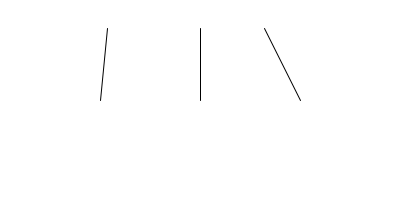
Frame 1 (no input)
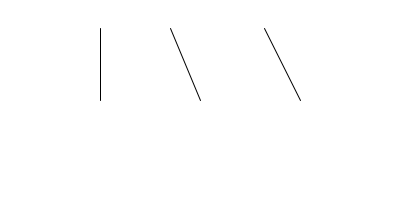
Frame 60 (the mouse pressed at the canvas centre just before this capture)
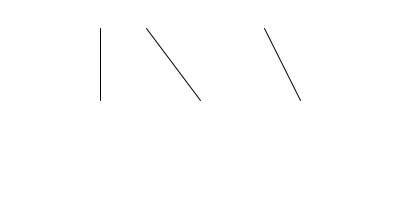
Frame 120 (the mouse held since frame 60 and released just before this capture)

The Processing sketch that drew these frames (run headless with seeded random() and noise(); from frame 60 on, the mouse is pressed at the canvas centre):

// Processing sketch: ModernArtClockDisplayDispDi
// ── ModernArtClockDisplayDispDi.pde
/* @pjs transparent=true; */
/* @pjs crisp=true; */

// Modern Art Clock
// O-R-G 

float powerCounter = 0;
int resonatorCounter = 0;
int displayCounter = 0;
int reverseSwitch = 1;


void setup() {
  size(400, 200);
  stroke(0);
  smooth();
  background(255);
}

void draw() {
  background(255); 

  displayCounter++;
  // powerCounter++; 
  
  if ( displayCounter % 14 == 0 ) {
     resonatorCounter++;  
  }
  
  if ( displayCounter % 100 == 0 ) {
      // reverseSwitch = reverseSwitch * -1;
  }
  
  powerCounter = ( ( ( displayCounter % 150 ) / 5 ) * reverseSwitch ) + 2.0;

  noFill();
  stroke(0);
  strokeWeight(1);
  // noStroke();
  // Angles for sin() and cos() start at 3 o'clock;
  // subtract HALF_PI to make them start at the top
  // ellipse(100, 100, 160, 160);
  // ellipse(300, 100, 160, 160);
  // ellipse(500, 100, 160, 160);
  // ellipse(300, 100, 160, 160);
  // float s = map(second(), 0, 60, 0, TWO_PI) - HALF_PI;
  // float m = map(minute(), 0, 60, 0, TWO_PI) - HALF_PI;
  float s = map(displayCounter % 60, 0, 60, 0, TWO_PI) - HALF_PI;
  float m = map((resonatorCounter % 60) + 30, 0, 60, 0, TWO_PI) - HALF_PI;
  float h = map(hour() % 12, 0, 12, 0, TWO_PI) - HALF_PI;
  stroke(0);
  strokeWeight(1);
  
  // Display
  line(100, 100, cos(s) * 72 + 100, sin(s) * 72 + 100);
  line(200, 100, cos(m) * 72 + 200, sin(s) * 72 + 100);
  line(300, 100, cos(h) * 72 + 300, sin(s) * 72 + 100);
    
  // Resonator
  // line(200, 20, cos(m) * 68 + 200, sin(m) * 68 + 100);
  // ellipse(cos(m) * 68 + 200, sin(m) * 68 + 100, 20, 20);
    
  // line(300, 100, cos(h) * 44 + 300, sin(h) * 44 + 100);
  
  /*
  // Power
  translate(100,100);
  strokeWeight(1);
  beginShape();
  for(int i=0;i<60;i++) {
      // curveVertex((i*1.2)*sin(i/2.0),(i*1.2)*cos(i/2.0));
      curveVertex((i*1.2)*sin(i/powerCounter),(i*1.2)*cos(i/powerCounter));
  }
  endShape(); 
  */
}
